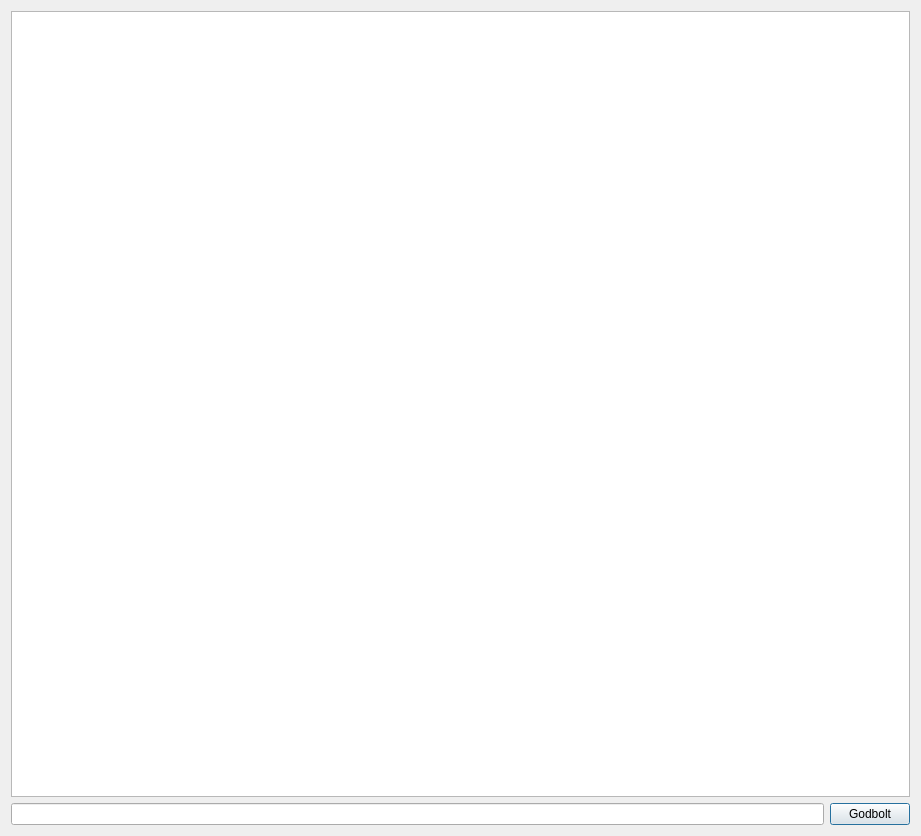
<?xml version="1.0" encoding="UTF-8"?>
<ui version="4.0">
 <class>BitcodeDialog</class>
 <widget class="QDialog" name="BitcodeDialog">
  <property name="geometry">
   <rect>
    <x>0</x>
    <y>0</y>
    <width>921</width>
    <height>836</height>
   </rect>
  </property>
  <property name="windowTitle">
   <string>LLVM IR</string>
  </property>
  <property name="windowIcon">
   <iconset resource="resources.qrc">
    <normaloff>:/images/necromancer.svg</normaloff>:/images/necromancer.svg</iconset>
  </property>
  <layout class="QVBoxLayout" name="verticalLayout">
   <item>
    <widget class="CodeEditor" name="plainTextBitcode">
     <property name="font">
      <font>
       <family>Lucida Console</family>
      </font>
     </property>
     <property name="lineWrapMode">
      <enum>QPlainTextEdit::NoWrap</enum>
     </property>
    </widget>
   </item>
   <item>
    <layout class="QHBoxLayout" name="horizontalLayout">
     <item>
      <widget class="QLineEdit" name="lineEditStatus">
       <property name="font">
        <font>
         <family>Lucida Console</family>
        </font>
       </property>
       <property name="readOnly">
        <bool>true</bool>
       </property>
      </widget>
     </item>
     <item>
      <widget class="QPushButton" name="buttonGodbolt">
       <property name="text">
        <string>Godbolt</string>
       </property>
      </widget>
     </item>
    </layout>
   </item>
  </layout>
 </widget>
 <customwidgets>
  <customwidget>
   <class>CodeEditor</class>
   <extends>QPlainTextEdit</extends>
   <header>CodeEditor.h</header>
  </customwidget>
 </customwidgets>
 <resources>
  <include location="resources.qrc"/>
 </resources>
 <connections/>
</ui>
